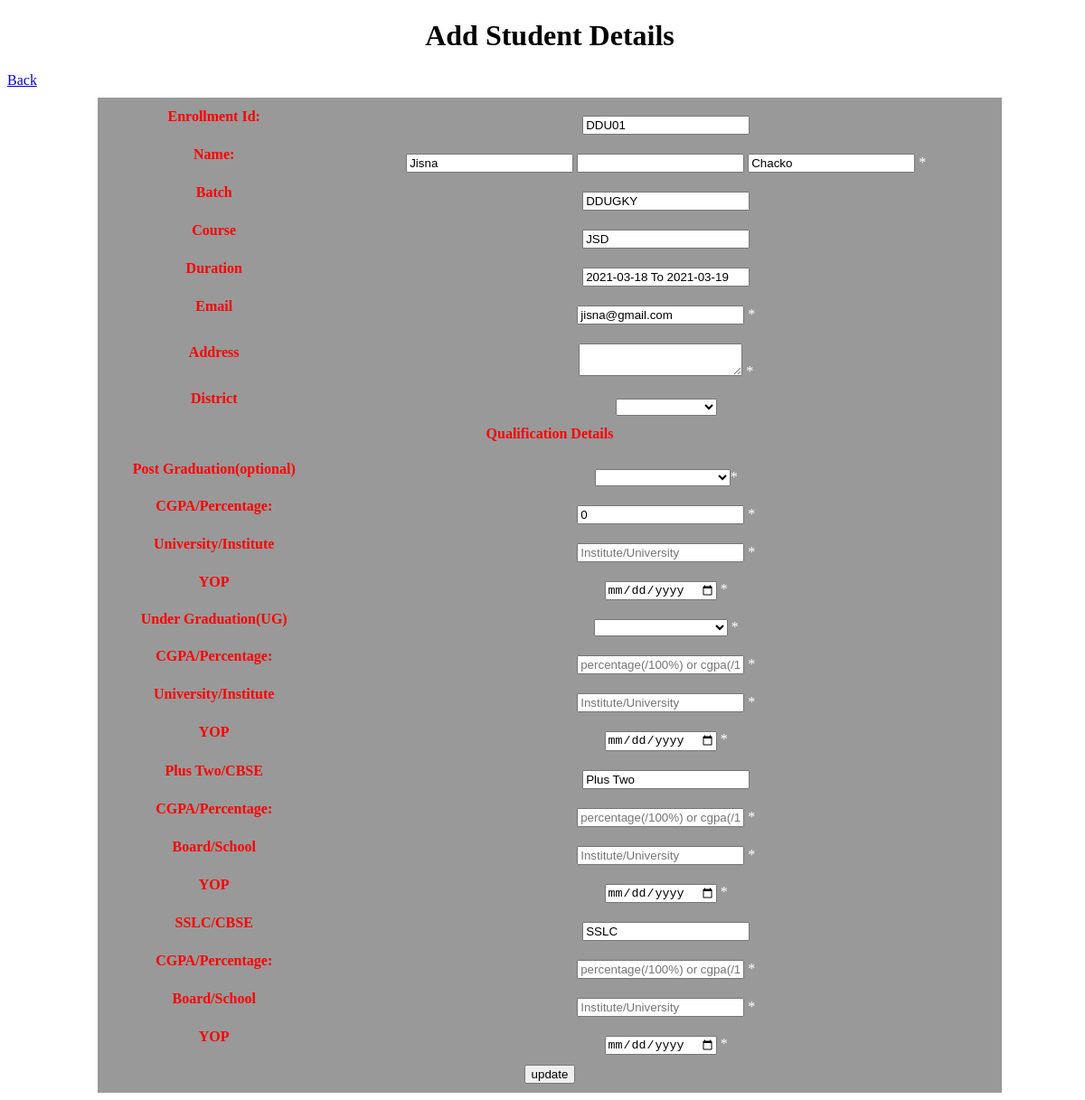
The app's page /academy_management_system-master/add_student_other_det.php (signed in) with its own data.
### tables this page shows
CREATE TABLE `student_details` (
  `enrollment_id` varchar(20) NOT NULL,
  `stud_fname` varchar(20) NOT NULL,
  `stud_mname` varchar(20) NOT NULL,
  `stud_lname` varchar(20) NOT NULL,
  `login_id` int(10) NOT NULL,
  `batch` varchar(30) NOT NULL,
  `course` varchar(20) NOT NULL,
  `startTime` date NOT NULL,
  `endTime` date NOT NULL,
  `address` varchar(40) NOT NULL,
  `district` varchar(20) NOT NULL,
  `pg` varchar(30) NOT NULL,
  `cgpa_PG` int(10) NOT NULL,
  `uni_insti_pg` varchar(40) NOT NULL,
  `yop_pg` date DEFAULT NULL,
  `ug` varchar(30) NOT NULL,
  `cgpa_UG` varchar(10) NOT NULL,
  `uni_insti_ug` varchar(40) NOT NULL,
  `yop_ug` date DEFAULT NULL,
  `plustwo` varchar(40) NOT NULL,
  `cgpa_plustwo` varchar(10) NOT NULL,
  `brd_school_plus` varchar(40) NOT NULL,
  `yop_plus` date DEFAULT NULL,
  `sslc` varchar(40) NOT NULL,
  `cgpa_sslc` varchar(10) NOT NULL,
  `brd_schl_sslc` varchar(40) NOT NULL,
  `yop_sslc` date DEFAULT NULL
);

### academy_management_system-master/add_student_other_det.php (the view, shortened to what this page needs)
<?php
	require('db_connectivity.php');
	$id=$_SESSION['id'];
	$sql="select * from student_details s inner join login_page l on
					      l.login_id = s.login_id where s.login_id=$id";
	$result=mysqli_query($mysql,$sql);
	$row=mysqli_fetch_assoc($result);
?>
<!DOCTYPE html>
<html>
	<head>
		<link rel="stylesheet" href="css/add_stud_det.css">
	</head>
<?php
	$nameErr=$emailErr=$addressErr=$districtErr=$pgErr=$cgpa_per_pgErr=$uni_insti_pgErr=$ugErr=$cgpa_per_ugErr=
	$uni_insti_ugErr=$plustwoErr=$cgpa_per_plusErr=$brd_or_schl_plusErr=$sslcErr=$cgpa_per_sslcErr=
	$brd_schl_sslcErr=$yop_pgErr=$yop_ugErr=$yop_plusErr=$yop_sslcErr="";
?>
	<body class="bi">
	<h1>Add Student Details</h1>
	<a href="stud_home.php">Back</a>
		<form class="reg row" action="" method="post">
		<table>
			<tr>
			<th>Enrollment Id:</th>
			<td><input type="text" name="name" value="<?php  echo $row['enrollment_id']; ?>" readonly></td>
			</tr>
			<tr>
			<th>Name:</th>
			<td colspan="3"><input type="text" name="fname" value="<?php  echo $row['stud_fname'];?>">
			<input type="text" name="mname" value="<?php echo $row['stud_mname'];?>">
			<input type="text" name="lname" value="<?php echo $row['stud_lname'];?>">
			<span class="err"><?php echo "*".$nameErr; ?></span></td>
			</tr>
			<tr>
			<th>Batch</th>
			<td><input type="text" name="batch" value="<?php echo $row['batch']; ?>" readonly></td>
			</tr>
			<tr>
			<th>Course</th>
			<td><input type="text" name="course" value="<?php echo $row['course']; ?>" readonly></td>
			</tr>
			<tr>
			<th>Duration</th>
			<td><input type="text" name="duration" value="<?php echo $row['startTime']." To ".$row['endTime'];?>" readonly></td>
			</tr>
			<tr>
			<th>Email</th>
			<td><input type="email" name="email" value="<?php echo $row['email']; ?>">
			<span class="err"><?php echo "*".$emailErr; ?></span></td>
			</tr>
			<tr>
			<th>Address</th>
			<td><textarea name="address"><?php echo $row['address']; ?></textarea>
			<span class="err"><?php echo "*".$addressErr; ?></span></td>
			</tr>
			<tr>
			<th>District</th>
			<td><select name="dist">
				<option><?php echo $row['district']; ?></option>
				<option>Kottayam</option>
			</tr>
			<tr>
			<th colspan="2">Qualification Details</th>
			</tr>
			<tr>
			<th>Post Graduation(optional)</th>
			<td><select name="pg">
				<option><?php echo $row['pg']; ?></option>
				<option value="MCA">MCA</option>
			</select><span class="err"><?php echo "*".$pgErr; ?></span>
			</td>
			</tr>
			<tr>
			<th>CGPA/Percentage:</th>
			<td><input type="text" name="per_pg" placeholder="percentage(/100%) or cgpa(/10)" value="<?php echo $row['cgpa_PG']; ?>">
			<span class="err"><?php echo "*".$cgpa_per_pgErr; ?></span></td>
			</tr>
			<tr>
			<th>University/Institute</th>
			<td><input type="text" name="uni_or_insti_pg" placeholder="Institute/University" value="<?php echo $row['uni_insti_pg']; ?>">
			<span class="err"><?php echo "*".$uni_insti_pgErr; ?></span></td>
			</tr>
			<tr>
			<th>YOP</th>
			<td><input type="date" name="yop_pg" placeholder="Year of Pass" value="<?php echo $row['yop_pg']; ?>">
			<span class="err"><?php echo "*".$yop_pgErr; ?></span></td>
			</tr>
			<tr>
			<th>Under Graduation(UG)</th>
			<td><select name="ug">
				<option><?php echo $row['ug']; ?></option>
				<option value="BCA">BCA</option>
			</select>
			<span class="err"><?php echo "*".$ugErr;?></span></td>
			</tr>
			<tr>
			<th>CGPA/Percentage:</th>
			<td><input type="text" name="per_ug" placeholder="percentage(/100%) or cgpa(/10)" value="<?php echo $row['cgpa_UG']; ?>">
			<span class="err"><?php echo "*".$cgpa_per_ugErr; ?></span></td>
			</tr>
			<tr>
			<th>University/Institute</th>
			<td><input type="text" name="uni_or_insti_ug" placeholder="Institute/University" value="<?php echo $row['uni_insti_ug']; ?>">
			<span class="err"><?php echo "*".$uni_insti_ugErr; ?></span></td>
			</tr>
			<th>YOP</th>
			<td><input type="date" name="yop_ug" placeholder="Year of Pass" value="<?php echo $row['yop_pg']; ?>">
			<span class="err"><?php echo "*".$yop_ugErr; ?></span></td>
			<tr>
			<th>Plus Two/CBSE</th>
			<td><input type="text" name="plustwo" placeholder="Plus Two" value="Plus Two" readonly>
			</tr>
			<tr>
			<th>CGPA/Percentage:</th>
			<td><input type="text" name="per_plustwo" placeholder="percentage(/100%) or cgpa(/10)" value="<?php echo $row['cgpa_plustwo']; ?>">
			<span class="err"><?php echo "*".$cgpa_per_plusErr; ?></span></td>
			</tr>
			<tr>
			<th>Board/School</th>
			<td><input type="text" name="brd_or_schl_plus" placeholder="Institute/University" value="<?php echo $row['brd_school_plus']; ?>">
			<span class="err"><?php echo "*".$brd_or_schl_plusErr; ?></span></td>
			</tr>
			<th>YOP</th>
			<td><input type="date" name="yop_plus" placeholder="Year of Pass" value="<?php echo $row['yop_plus']; ?>">
			<span class="err"><?php echo "*".$yop_plusErr; ?></span></td>
			<tr>
			<th>SSLC/CBSE</th>
			<td><input type="text" name="sslc" placeholder="SSLC" value="SSLC" readonly>
			</tr>
			<tr>
			<th>CGPA/Percentage:</th>
			<td><input type="text" name="per_sslc" placeholder="percentage(/100%) or cgpa(/10)" value="<?php echo $row['cgpa_sslc']; ?>">
			<span class="err"><?php echo "*".$cgpa_per_sslcErr; ?></span></td>
			</tr>
			<tr>
			<th>Board/School</th>
			<td><input type="text" name="brd_or_schl_sslc" placeholder="Institute/University" value="<?php echo $row['brd_schl_sslc']; ?>">
			<span class="err"><?php echo "*".$brd_schl_sslcErr; ?></span></td>
			</tr>
			<tr>
			<th>YOP</th>
			<td><input type="date" name="yop_sslc" placeholder="Year of Pass" value="<?php echo $row['yop_sslc']; ?>">
			<span class="err"><?php echo "*".$yop_sslcErr; ?></span></td>
			</tr>
			<tr>
			<th colspan="3"><input type="submit" name="update" value="update"></th>
			</tr>
		</table>
		</form>
	</body>
</html>

### academy_management_system-master/css/add_stud_det.css (style rules this page uses)
.bi { background-image:url("../img/stud1.jpg"); background-size:cover; background-repeat:no-repeat; width:100%; }
h1 { text-align:center; color:black; }
table { border:0px solid; border-collapse:collapse; background-color:rgba(0,0,0,0.4); width:1000px; height:auto; margin-left:100px; padding:10px; margin-top:10px; }
th { margin-top:100px; border:0px solid; border-collapse:collapse; text-align:center; color:red; padding:10px; }
td { padding-top:20px; border:0px solid; margin-top:50px; border-collapse:collapse; text-align:center; color:white; }

### records on screen
student_details: name "DDU01", fname "Jisna", lname "Chacko", batch "DDUGKY", course "JSD", duration "2021-03-18 To 2021-03-19", email "jisna@gmail.com", per_pg "0"
